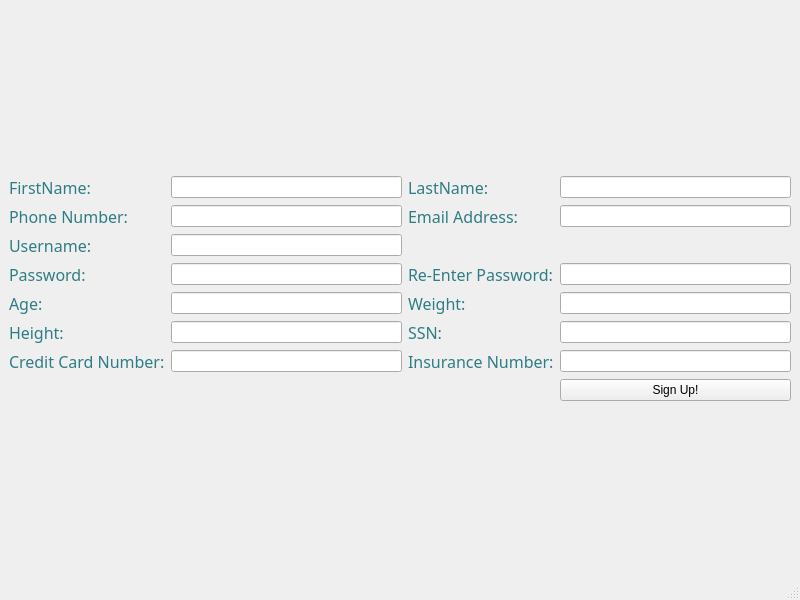
<?xml version="1.0" encoding="UTF-8"?>
<ui version="4.0">
 <class>MainWindow</class>
 <widget class="QMainWindow" name="MainWindow">
  <property name="geometry">
   <rect>
    <x>0</x>
    <y>0</y>
    <width>800</width>
    <height>600</height>
   </rect>
  </property>
  <property name="windowTitle">
   <string>MainWindow</string>
  </property>
  <widget class="QWidget" name="centralwidget">
   <layout class="QGridLayout" name="gridLayout">
    <item row="0" column="0">
     <layout class="QGridLayout" name="gridLayout_2">
      <item row="6" column="2">
       <widget class="QLabel" name="label_13">
        <property name="styleSheet">
         <string notr="true">color: rgb(46, 125, 132);
font-weight: bold;
font: 12pt Lucida Calligraphy;</string>
        </property>
        <property name="text">
         <string>Insurance Number:</string>
        </property>
       </widget>
      </item>
      <item row="4" column="1">
       <widget class="QLineEdit" name="lineEdit_8"/>
      </item>
      <item row="1" column="1">
       <widget class="QLineEdit" name="lineEdit_3"/>
      </item>
      <item row="6" column="3">
       <widget class="QLineEdit" name="lineEdit_13"/>
      </item>
      <item row="6" column="1">
       <widget class="QLineEdit" name="lineEdit_12"/>
      </item>
      <item row="1" column="0">
       <widget class="QLabel" name="label_3">
        <property name="styleSheet">
         <string notr="true">color: rgb(46, 125, 132);
font-weight: bold;
font: 12pt Lucida Calligraphy;</string>
        </property>
        <property name="text">
         <string>Phone Number:</string>
        </property>
       </widget>
      </item>
      <item row="6" column="0">
       <widget class="QLabel" name="label_12">
        <property name="styleSheet">
         <string notr="true">color: rgb(46, 125, 132);
font-weight: bold;
font: 12pt Lucida Calligraphy;</string>
        </property>
        <property name="text">
         <string>Credit Card Number:</string>
        </property>
       </widget>
      </item>
      <item row="5" column="0">
       <widget class="QLabel" name="label_10">
        <property name="styleSheet">
         <string notr="true">color: rgb(46, 125, 132);
font-weight: bold;
font: 12pt Lucida Calligraphy;</string>
        </property>
        <property name="text">
         <string>Height:</string>
        </property>
       </widget>
      </item>
      <item row="5" column="3">
       <widget class="QLineEdit" name="lineEdit_11"/>
      </item>
      <item row="0" column="0">
       <widget class="QLabel" name="label">
        <property name="styleSheet">
         <string notr="true">color: rgb(46, 125, 132);
font-weight: bold;
font: 12pt Lucida Calligraphy;</string>
        </property>
        <property name="text">
         <string>FirstName:</string>
        </property>
       </widget>
      </item>
      <item row="4" column="2">
       <widget class="QLabel" name="label_9">
        <property name="styleSheet">
         <string notr="true">color: rgb(46, 125, 132);
font-weight: bold;
font: 12pt Lucida Calligraphy;</string>
        </property>
        <property name="text">
         <string>Weight:</string>
        </property>
       </widget>
      </item>
      <item row="4" column="0">
       <widget class="QLabel" name="label_8">
        <property name="styleSheet">
         <string notr="true">color: rgb(46, 125, 132);
font-weight: bold;
font: 12pt Lucida Calligraphy;</string>
        </property>
        <property name="text">
         <string>Age:</string>
        </property>
       </widget>
      </item>
      <item row="1" column="3">
       <widget class="QLineEdit" name="lineEdit_4"/>
      </item>
      <item row="3" column="3">
       <widget class="QLineEdit" name="lineEdit_7"/>
      </item>
      <item row="3" column="1">
       <widget class="QLineEdit" name="lineEdit_6"/>
      </item>
      <item row="3" column="0">
       <widget class="QLabel" name="label_6">
        <property name="styleSheet">
         <string notr="true">color: rgb(46, 125, 132);
font-weight: bold;
font: 12pt Lucida Calligraphy;</string>
        </property>
        <property name="text">
         <string>Password:</string>
        </property>
       </widget>
      </item>
      <item row="1" column="2">
       <widget class="QLabel" name="label_4">
        <property name="styleSheet">
         <string notr="true">color: rgb(46, 125, 132);
font-weight: bold;
font: 12pt Lucida Calligraphy;</string>
        </property>
        <property name="text">
         <string>Email Address:</string>
        </property>
       </widget>
      </item>
      <item row="4" column="3">
       <widget class="QLineEdit" name="lineEdit_9"/>
      </item>
      <item row="5" column="1">
       <widget class="QLineEdit" name="lineEdit_10"/>
      </item>
      <item row="3" column="2">
       <widget class="QLabel" name="label_7">
        <property name="styleSheet">
         <string notr="true">color: rgb(46, 125, 132);
font-weight: bold;
font: 12pt Lucida Calligraphy;</string>
        </property>
        <property name="text">
         <string>Re-Enter Password:</string>
        </property>
       </widget>
      </item>
      <item row="0" column="3">
       <widget class="QLineEdit" name="lineEdit_2"/>
      </item>
      <item row="2" column="0">
       <widget class="QLabel" name="label_5">
        <property name="styleSheet">
         <string notr="true">color: rgb(46, 125, 132);
font-weight: bold;
font: 12pt Lucida Calligraphy;</string>
        </property>
        <property name="text">
         <string>Username:</string>
        </property>
       </widget>
      </item>
      <item row="5" column="2">
       <widget class="QLabel" name="label_11">
        <property name="styleSheet">
         <string notr="true">color: rgb(46, 125, 132);
font-weight: bold;
font: 12pt Lucida Calligraphy;</string>
        </property>
        <property name="text">
         <string>SSN:</string>
        </property>
       </widget>
      </item>
      <item row="2" column="1">
       <widget class="QLineEdit" name="lineEdit_5"/>
      </item>
      <item row="0" column="1">
       <widget class="QLineEdit" name="lineEdit"/>
      </item>
      <item row="0" column="2">
       <widget class="QLabel" name="label_2">
        <property name="styleSheet">
         <string notr="true">color: rgb(46, 125, 132);
font-weight: bold;
font: 12pt Lucida Calligraphy;</string>
        </property>
        <property name="text">
         <string>LastName:</string>
        </property>
       </widget>
      </item>
      <item row="7" column="3">
       <widget class="QPushButton" name="pushButton">
        <property name="text">
         <string>Sign Up!</string>
        </property>
       </widget>
      </item>
     </layout>
    </item>
   </layout>
  </widget>
  <widget class="QMenuBar" name="menubar">
   <property name="geometry">
    <rect>
     <x>0</x>
     <y>0</y>
     <width>800</width>
     <height>22</height>
    </rect>
   </property>
  </widget>
  <widget class="QStatusBar" name="statusbar"/>
 </widget>
 <resources/>
 <connections/>
</ui>
